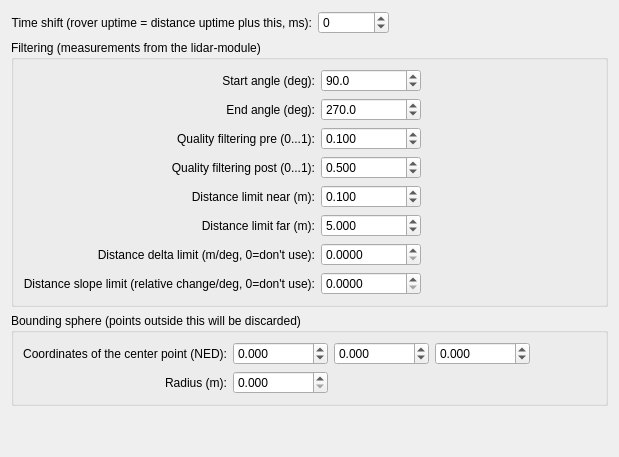
             <widget class="QWidget" name="tab_Settings_Lidar">
              <property name="autoFillBackground">
               <bool>true</bool>
              </property>
              <attribute name="title">
               <string>Lidar</string>
              </attribute>
              <layout class="QVBoxLayout" name="verticalLayout_21">
               <item>
                <layout class="QHBoxLayout" name="horizontalLayout">
                 <item>
                  <widget class="QLabel" name="label_Lidar_TimeShift">
                   <property name="text">
                    <string>Time shift (rover uptime = distance uptime plus this, ms):</string>
                   </property>
                   <property name="alignment">
                    <set>Qt::AlignRight|Qt::AlignTrailing|Qt::AlignVCenter</set>
                   </property>
                  </widget>
                 </item>
                 <item>
                  <widget class="QSpinBox" name="spinBox_Lidar_TimeShift">
                   <property name="toolTip">
                    <string>&lt;html&gt;&lt;head/&gt;&lt;body&gt;&lt;p&gt;Used to sync data from rovers and lidar. Default: 80&lt;/p&gt;&lt;p&gt;Lidar is currently read so that every full round is read as one block. Uptimes for every single measurement in this block are then interpolated (first measurement gets a timestamp just above the timestamp of the last block received, last one gets the same timestamp as the receiving time of the block).&lt;/p&gt;&lt;p&gt;As delays with lidar and rovers differ (especially when they are received in a PC), this is needed to sync those.&lt;/p&gt;&lt;/body&gt;&lt;/html&gt;</string>
                   </property>
                   <property name="minimum">
                    <number>-1000000000</number>
                   </property>
                   <property name="maximum">
                    <number>1000000000</number>
                   </property>
                  </widget>
                 </item>
                 <item>
                  <spacer name="horizontalSpacer">
                   <property name="orientation">
                    <enum>Qt::Horizontal</enum>
                   </property>
                   <property name="sizeHint" stdset="0">
                    <size>
                     <width>40</width>
                     <height>20</height>
                    </size>
                   </property>
                  </spacer>
                 </item>
                </layout>
               </item>
               <item>
                <widget class="QGroupBox" name="groupBox_Lidar_Filtering">
                 <property name="minimumSize">
                  <size>
                   <width>0</width>
                   <height>235</height>
                  </size>
                 </property>
                 <property name="title">
                  <string>Filtering (measurements from the lidar-module)</string>
                 </property>
                 <layout class="QFormLayout" name="formLayout_4">
                  <property name="labelAlignment">
                   <set>Qt::AlignRight|Qt::AlignTrailing|Qt::AlignVCenter</set>
                  </property>
                  <item row="0" column="0">
                   <widget class="QLabel" name="label_Lidar_Filtering_StartAngle">
                    <property name="text">
                     <string>Start angle (deg):</string>
                    </property>
                    <property name="alignment">
                     <set>Qt::AlignRight|Qt::AlignTrailing|Qt::AlignVCenter</set>
                    </property>
                   </widget>
                  </item>
                  <item row="0" column="1">
                   <widget class="QDoubleSpinBox" name="doubleSpinBox_Lidar_Filtering_StartAngle">
                    <property name="maximumSize">
                     <size>
                      <width>100</width>
                      <height>16777215</height>
                     </size>
                    </property>
                    <property name="toolTip">
                     <string>&lt;html&gt;&lt;head/&gt;&lt;body&gt;&lt;p&gt;Measurements having an angle less than this will be discarded. Default: 90&lt;/p&gt;&lt;p&gt;The &amp;quot;fan of valid rays&amp;quot; can be limited with this.&lt;/p&gt;&lt;p&gt;Depending on the installation of the lidar you may want to use this to get rid of the points measured from the rig itself and/or the operator of the rig.&lt;/p&gt;&lt;/body&gt;&lt;/html&gt;</string>
                    </property>
                    <property name="decimals">
                     <number>1</number>
                    </property>
                    <property name="minimum">
                     <double>0.000000000000000</double>
                    </property>
                    <property name="maximum">
                     <double>360.000000000000000</double>
                    </property>
                    <property name="singleStep">
                     <double>1.000000000000000</double>
                    </property>
                    <property name="value">
                     <double>90.000000000000000</double>
                    </property>
                   </widget>
                  </item>
                  <item row="1" column="0">
                   <widget class="QLabel" name="label_Lidar_Filtering_EndAngle">
                    <property name="text">
                     <string>End angle (deg):</string>
                    </property>
                    <property name="alignment">
                     <set>Qt::AlignRight|Qt::AlignTrailing|Qt::AlignVCenter</set>
                    </property>
                   </widget>
                  </item>
                  <item row="1" column="1">
                   <widget class="QDoubleSpinBox" name="doubleSpinBox_Lidar_Filtering_EndAngle">
                    <property name="maximumSize">
                     <size>
                      <width>100</width>
                      <height>16777215</height>
                     </size>
                    </property>
                    <property name="toolTip">
                     <string>&lt;html&gt;&lt;head/&gt;&lt;body&gt;&lt;p&gt;Measurements having an angle larger than this will be discarded. Default: 270&lt;/p&gt;&lt;p&gt;The &amp;quot;fan of valid rays&amp;quot; can be limited with this.&lt;/p&gt;&lt;p&gt;Depending on the installation of the lidar you may want to use this to get rid of the points measured from the rig itself and/or the operator of the rig.&lt;/p&gt;&lt;/body&gt;&lt;/html&gt;</string>
                    </property>
                    <property name="decimals">
                     <number>1</number>
                    </property>
                    <property name="minimum">
                     <double>0.000000000000000</double>
                    </property>
                    <property name="maximum">
                     <double>360.000000000000000</double>
                    </property>
                    <property name="singleStep">
                     <double>1.000000000000000</double>
                    </property>
                    <property name="value">
                     <double>270.000000000000000</double>
                    </property>
                   </widget>
                  </item>
                  <item row="2" column="0">
                   <widget class="QLabel" name="label_Lidar_Filtering_Quality_Pre">
                    <property name="text">
                     <string>Quality filtering pre (0...1):</string>
                    </property>
                    <property name="alignment">
                     <set>Qt::AlignRight|Qt::AlignTrailing|Qt::AlignVCenter</set>
                    </property>
                   </widget>
                  </item>
                  <item row="2" column="1">
                   <widget class="QDoubleSpinBox" name="doubleSpinBox_Lidar_Filtering_Quality_Pre">
                    <property name="maximumSize">
                     <size>
                      <width>100</width>
                      <height>16777215</height>
                     </size>
                    </property>
                    <property name="toolTip">
                     <string>&lt;html&gt;&lt;head/&gt;&lt;body&gt;&lt;p&gt;Measurements from lidar having a quality-value smaller than this will be discarded before doing any other filtering. Default: 0.1&lt;/p&gt;&lt;p&gt;RPLIDAR A3M1 seems to only return either 0 or 0.737254917622 (188 raw) through the SDK so this is of little use.&lt;/p&gt;&lt;/body&gt;&lt;/html&gt;</string>
                    </property>
                    <property name="decimals">
                     <number>3</number>
                    </property>
                    <property name="minimum">
                     <double>0.000000000000000</double>
                    </property>
                    <property name="maximum">
                     <double>1.000000000000000</double>
                    </property>
                    <property name="singleStep">
                     <double>0.100000000000000</double>
                    </property>
                    <property name="value">
                     <double>0.100000000000000</double>
                    </property>
                   </widget>
                  </item>
                  <item row="3" column="0">
                   <widget class="QLabel" name="label_Lidar_Filtering_Quality_Post">
                    <property name="text">
                     <string>Quality filtering post (0...1):</string>
                    </property>
                    <property name="alignment">
                     <set>Qt::AlignRight|Qt::AlignTrailing|Qt::AlignVCenter</set>
                    </property>
                   </widget>
                  </item>
                  <item row="3" column="1">
                   <widget class="QDoubleSpinBox" name="doubleSpinBox_Lidar_Filtering_Quality_Post">
                    <property name="maximumSize">
                     <size>
                      <width>100</width>
                      <height>16777215</height>
                     </size>
                    </property>
                    <property name="toolTip">
                     <string>&lt;html&gt;&lt;head/&gt;&lt;body&gt;&lt;p&gt;Measurements from lidar having a quality-value smaller than this will be discarded after other filtering steps are done. Default: 0.5&lt;/p&gt;&lt;p&gt;RPLIDAR A3M1 seems to only return either 0 or 0.737254917622 (188 raw) through the SDK so this is of little use.&lt;/p&gt;&lt;/body&gt;&lt;/html&gt;</string>
                    </property>
                    <property name="decimals">
                     <number>3</number>
                    </property>
                    <property name="minimum">
                     <double>0.000000000000000</double>
                    </property>
                    <property name="maximum">
                     <double>1.000000000000000</double>
                    </property>
                    <property name="singleStep">
                     <double>0.100000000000000</double>
                    </property>
                    <property name="value">
                     <double>0.500000000000000</double>
                    </property>
                   </widget>
                  </item>
                  <item row="4" column="0">
                   <widget class="QLabel" name="label_Lidar_Filtering_Distance_Near">
                    <property name="text">
                     <string>Distance limit near (m):</string>
                    </property>
                    <property name="alignment">
                     <set>Qt::AlignRight|Qt::AlignTrailing|Qt::AlignVCenter</set>
                    </property>
                   </widget>
                  </item>
                  <item row="4" column="1">
                   <widget class="QDoubleSpinBox" name="doubleSpinBox_Lidar_Filtering_DistanceLimit_Near">
                    <property name="maximumSize">
                     <size>
                      <width>100</width>
                      <height>16777215</height>
                     </size>
                    </property>
                    <property name="toolTip">
                     <string>&lt;html&gt;&lt;head/&gt;&lt;body&gt;&lt;p&gt;Measurements from lidar having a distance-value smaller than this will be discarded. Default: 0.1&lt;/p&gt;&lt;/body&gt;&lt;/html&gt;</string>
                    </property>
                    <property name="decimals">
                     <number>3</number>
                    </property>
                    <property name="minimum">
                     <double>0.001000000000000</double>
                    </property>
                    <property name="maximum">
                     <double>100.000000000000000</double>
                    </property>
                    <property name="singleStep">
                     <double>0.010000000000000</double>
                    </property>
                    <property name="value">
                     <double>0.100000000000000</double>
                    </property>
                   </widget>
                  </item>
                  <item row="5" column="0">
                   <widget class="QLabel" name="label_Lidar_Filtering_Distance_Far">
                    <property name="text">
                     <string>Distance limit far (m):</string>
                    </property>
                    <property name="alignment">
                     <set>Qt::AlignRight|Qt::AlignTrailing|Qt::AlignVCenter</set>
                    </property>
                   </widget>
                  </item>
                  <item row="5" column="1">
                   <widget class="QDoubleSpinBox" name="doubleSpinBox_Lidar_Filtering_DistanceLimit_Far">
                    <property name="maximumSize">
                     <size>
                      <width>100</width>
                      <height>16777215</height>
                     </size>
                    </property>
                    <property name="toolTip">
                     <string>&lt;html&gt;&lt;head/&gt;&lt;body&gt;&lt;p&gt;Measurements from lidar having a distance-value larger than this will be discarded. Default: 5&lt;/p&gt;&lt;/body&gt;&lt;/html&gt;</string>
                    </property>
                    <property name="decimals">
                     <number>3</number>
                    </property>
                    <property name="minimum">
                     <double>0.001000000000000</double>
                    </property>
                    <property name="maximum">
                     <double>100.000000000000000</double>
                    </property>
                    <property name="singleStep">
                     <double>1.000000000000000</double>
                    </property>
                    <property name="value">
                     <double>5.000000000000000</double>
                    </property>
                   </widget>
                  </item>
                  <item row="6" column="0">
                   <widget class="QLabel" name="label_Lidar_Filtering_DistanceDelta">
                    <property name="text">
                     <string>Distance delta limit (m/deg, 0=don't use):</string>
                    </property>
                    <property name="alignment">
                     <set>Qt::AlignRight|Qt::AlignTrailing|Qt::AlignVCenter</set>
                    </property>
                   </widget>
                  </item>
                  <item row="6" column="1">
                   <widget class="QDoubleSpinBox" name="doubleSpinBox_Lidar_Filtering_DistanceDeltaLimit">
                    <property name="maximumSize">
                     <size>
                      <width>100</width>
                      <height>16777215</height>
                     </size>
                    </property>
                    <property name="toolTip">
                     <string>&lt;html&gt;&lt;head/&gt;&lt;body&gt;&lt;p&gt;&lt;span style=&quot; font-weight:600;&quot;&gt;(This filtering scheme is not working as intended and should be rethought, it's recommended to use 0 (no filtering) here for now)&lt;/span&gt;&lt;/p&gt;&lt;p&gt;Filter out samples that are taken in a very shallow angle. Default: 0&lt;/p&gt;&lt;p&gt;Takes into account samples on both sides of the sample in question and filters it out only if the direction of the slope on both directions match and are over the changing speed limit. This is done this way to prevent small details from being filtered out collaterally. For example some small details might be filtered out otherwise.&lt;/p&gt;&lt;/body&gt;&lt;/html&gt;</string>
                    </property>
                    <property name="decimals">
                     <number>4</number>
                    </property>
                    <property name="minimum">
                     <double>0.000000000000000</double>
                    </property>
                    <property name="maximum">
                     <double>100.000000000000000</double>
                    </property>
                    <property name="singleStep">
                     <double>0.100000000000000</double>
                    </property>
                    <property name="value">
                     <double>0.000000000000000</double>
                    </property>
                   </widget>
                  </item>
                  <item row="7" column="0">
                   <widget class="QLabel" name="label_Lidar_Filtering_RelativeDistanceSlope">
                    <property name="text">
                     <string>Distance slope limit (relative change/deg, 0=don't use):</string>
                    </property>
                    <property name="alignment">
                     <set>Qt::AlignRight|Qt::AlignTrailing|Qt::AlignVCenter</set>
                    </property>
                   </widget>
                  </item>
                  <item row="7" column="1">
                   <widget class="QDoubleSpinBox" name="doubleSpinBox_Lidar_Filtering_RelativeDistanceSlopeLimit">
                    <property name="maximumSize">
                     <size>
                      <width>100</width>
                      <height>16777215</height>
                     </size>
                    </property>
                    <property name="toolTip">
                     <string>&lt;html&gt;&lt;head/&gt;&lt;body&gt;&lt;p&gt;&lt;span style=&quot; font-weight:600;&quot;&gt;(This filtering scheme is not working as intended and should be rethought, it's recommended to use 0 (no filtering) here for now)&lt;/span&gt;&lt;/p&gt;&lt;p&gt;Filter out samples that are taken in a very shallow angle. Default: 0&lt;/p&gt;&lt;p&gt;Takes into account samples on both sides of the sample in question and filters it out only if the direction of the slope on both directions match and are over the changing speed limit. This is done this way to prevent small details from being filtered out collaterally. For example some small details might be filtered out otherwise.&lt;/p&gt;&lt;/body&gt;&lt;/html&gt;</string>
                    </property>
                    <property name="decimals">
                     <number>4</number>
                    </property>
                    <property name="minimum">
                     <double>0.000000000000000</double>
                    </property>
                    <property name="maximum">
                     <double>100.000000000000000</double>
                    </property>
                    <property name="singleStep">
                     <double>0.100000000000000</double>
                    </property>
                    <property name="value">
                     <double>0.000000000000000</double>
                    </property>
                   </widget>
                  </item>
                 </layout>
                </widget>
               </item>
               <item>
                <widget class="QGroupBox" name="groupBox_Lidar_BoundingSphere">
                 <property name="minimumSize">
                  <size>
                   <width>0</width>
                   <height>90</height>
                  </size>
                 </property>
                 <property name="title">
                  <string>Bounding sphere (points outside this will be discarded)</string>
                 </property>
                 <layout class="QGridLayout" name="gridLayout_3">
                  <item row="0" column="0">
                   <widget class="QLabel" name="label_Lidar_BoundingSphere_Center">
                    <property name="text">
                     <string>Coordinates of the center point (NED):</string>
                    </property>
                    <property name="alignment">
                     <set>Qt::AlignRight|Qt::AlignTrailing|Qt::AlignVCenter</set>
                    </property>
                   </widget>
                  </item>
                  <item row="0" column="1">
                   <widget class="QDoubleSpinBox" name="doubleSpinBox_Lidar_BoundingSphere_Center_N">
                    <property name="maximumSize">
                     <size>
                      <width>100</width>
                      <height>16777215</height>
                     </size>
                    </property>
                    <property name="decimals">
                     <number>3</number>
                    </property>
                    <property name="minimum">
                     <double>-100000000.000000000000000</double>
                    </property>
                    <property name="maximum">
                     <double>100000000.000000000000000</double>
                    </property>
                    <property name="singleStep">
                     <double>0.010000000000000</double>
                    </property>
                   </widget>
                  </item>
                  <item row="0" column="2">
                   <widget class="QDoubleSpinBox" name="doubleSpinBox_Lidar_BoundingSphere_Center_E">
                    <property name="maximumSize">
                     <size>
                      <width>100</width>
                      <height>16777215</height>
                     </size>
                    </property>
                    <property name="decimals">
                     <number>3</number>
                    </property>
                    <property name="minimum">
                     <double>-100000000.000000000000000</double>
                    </property>
                    <property name="maximum">
                     <double>100000000.000000000000000</double>
                    </property>
                    <property name="singleStep">
                     <double>0.010000000000000</double>
                    </property>
                    <property name="value">
                     <double>0.000000000000000</double>
                    </property>
                   </widget>
                  </item>
                  <item row="0" column="3">
                   <widget class="QDoubleSpinBox" name="doubleSpinBox_Lidar_BoundingSphere_Center_D">
                    <property name="maximumSize">
                     <size>
                      <width>100</width>
                      <height>16777215</height>
                     </size>
                    </property>
                    <property name="decimals">
                     <number>3</number>
                    </property>
                    <property name="minimum">
                     <double>-100000000.000000000000000</double>
                    </property>
                    <property name="maximum">
                     <double>100000000.000000000000000</double>
                    </property>
                    <property name="singleStep">
                     <double>0.010000000000000</double>
                    </property>
                    <property name="value">
                     <double>0.000000000000000</double>
                    </property>
                   </widget>
                  </item>
                  <item row="0" column="4">
                   <spacer name="horizontalSpacer_3">
                    <property name="orientation">
                     <enum>Qt::Horizontal</enum>
                    </property>
                    <property name="sizeHint" stdset="0">
                     <size>
                      <width>66</width>
                      <height>20</height>
                     </size>
                    </property>
                   </spacer>
                  </item>
                  <item row="1" column="0">
                   <widget class="QLabel" name="label_Lidar_BoundingSphere_Radius">
                    <property name="text">
                     <string>Radius (m):</string>
                    </property>
                    <property name="alignment">
                     <set>Qt::AlignRight|Qt::AlignTrailing|Qt::AlignVCenter</set>
                    </property>
                   </widget>
                  </item>
                  <item row="1" column="1">
                   <widget class="QDoubleSpinBox" name="doubleSpinBox_Lidar_BoundingSphere_Radius">
                    <property name="maximumSize">
                     <size>
                      <width>100</width>
                      <height>16777215</height>
                     </size>
                    </property>
                    <property name="decimals">
                     <number>3</number>
                    </property>
                    <property name="minimum">
                     <double>0.000000000000000</double>
                    </property>
                    <property name="maximum">
                     <double>100000000.000000000000000</double>
                    </property>
                    <property name="singleStep">
                     <double>0.010000000000000</double>
                    </property>
                   </widget>
                  </item>
                 </layout>
                </widget>
               </item>
               <item>
                <spacer name="verticalSpacer_Settings_Lidar_Bottom">
                 <property name="orientation">
                  <enum>Qt::Vertical</enum>
                 </property>
                 <property name="sizeHint" stdset="0">
                  <size>
                   <width>20</width>
                   <height>40</height>
                  </size>
                 </property>
                </spacer>
               </item>
              </layout>
             </widget>
